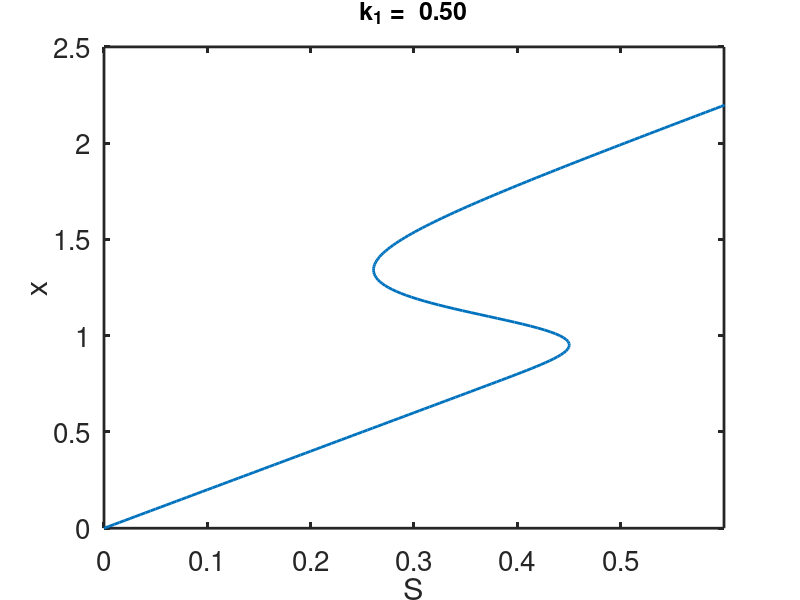
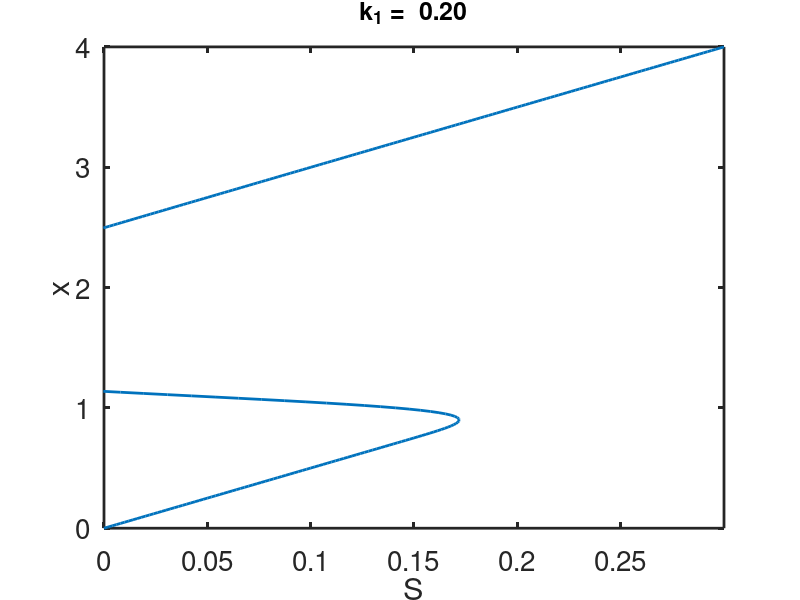
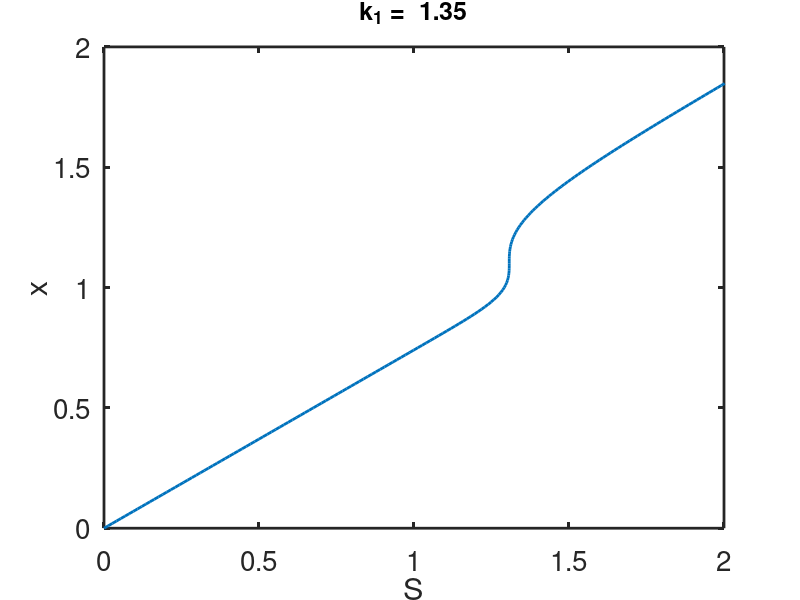

Source code (MATLAB) for these figures, in order:
%  -------------------------------------------------------------------
%
%   Calculate the steady state curves for the Positive feedback motif.
%
%   For Chapter 10, Section 10.1.1 of
%   Keener and Sneyd, Mathematical Physiology, 3rd Edition, Springer.
% 
%   Written by James Keener and James Sneyd.
% 
%  ------------------------------------------------------------------- 

close all
clear all
clc
set(0,                           ...
   'defaultaxesfontsize', 20,   ...
   'defaultaxeslinewidth', 2.0, ...
 'defaultlinelinewidth', 2.0);

%Parameters
m = 8;
n = 4;
 
k1vals=[0.5,0.2,1.35];
xlim=[2.5,4,2];
Slim=[0.6,0.3,2];
k2 = 1;
for j = 1:3
    k1=k1vals(j);

x=[0:.01:xlim(j)];
% find y as a function of x;

f = x.^m./(1+x.^m);

y=f/k2;  

g = y.^n./(1+y.^n);
S=k1*x-g;

figure(j)
plot(S,x)
formatSpecF = '%6.2f\n';
 
 title(strcat('k_1 = ',sprintf(formatSpecF,k1)),'fontsize',18)
xlabel('S')
ylabel('x')
axis([0 Slim(j) 0 xlim(j)])

end
